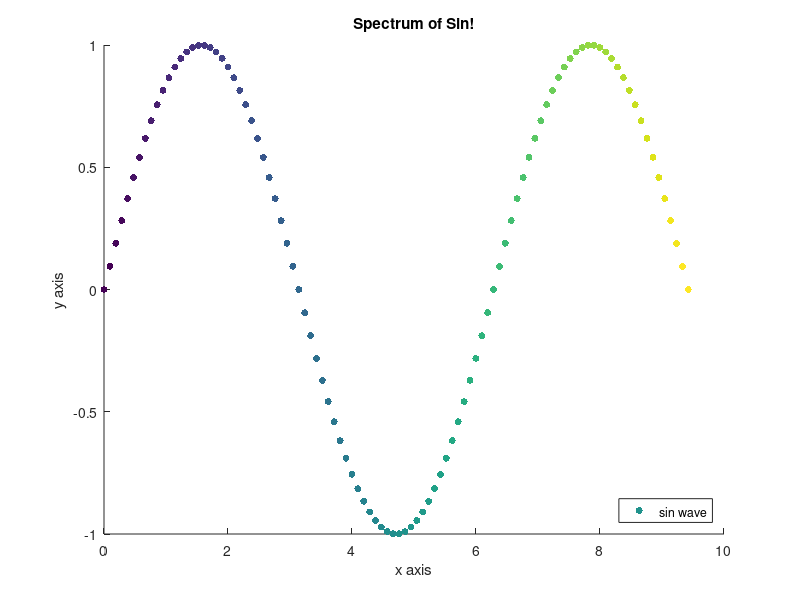

MATLAB code for this plot:
clear all
clc

% x = linspace(0,2*pi);
% y1 = cos(x);  %%plot the cordinates 
% y2 = sin(x);  %%plot the cordinates 
% y3 = tan(x);  %%plot the cordinates 
% 
% plot(x, y1,'r--', x, y2,'b-', x, y3,'g:')  %%plot the cordinates
% legend('cos(x)','sin(x)','tan(x)')
% 
% hold on

x = linspace(0,3*pi,100);
y = sin(x);
sz = 25;
c = linspace(1,10,length(x));
scatter(x,y,sz,c,'filled')

title('Spectrum of Sin!')  %%title at top
legend({'sin wave'},'Location','southeast')     %%legend, add names of lines
xlabel('x axis')     %%label x axis
ylabel('y axis')     %%label y axis

